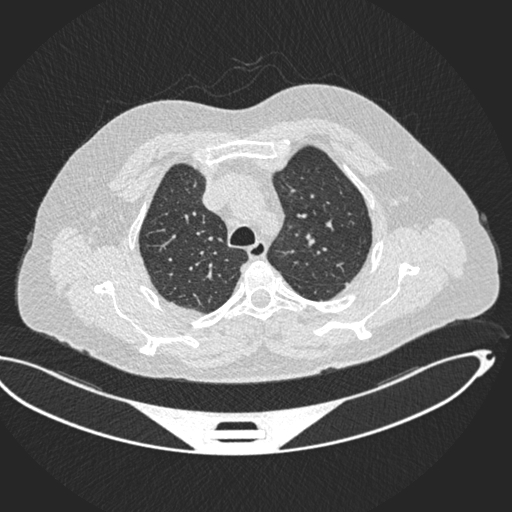
#> input picture datasets/3_image/unprocessed/Training cases/Benign cases/Bengin case (26).jpg, 512 x 512 px; its folder holds 3 pictures in this run
$ jupyter execute --allow-errors Data_Preprocessing_Image.ipynb   (shell and % lines are left out)
#> lines starting #> are read from the running program, lines starting #| are printed output that depends on the picture; pictures that were not available may be replaced by others from this repository, and a replacement may not be noted
# **Data Preprocessing Image Dataset**

This file takes the image dataset for lung cancer and creates several modified versions of the dataset to be used for model training and experiementing

The choice of modifications is based on the analysis, the needs of different models and for experimental reasons

## Necessary Imports

[cell 1]
# Python
import sys
assert sys.version_info >= (3, 5)

# Scikit-Learn
import sklearn
assert sklearn.__version__ >= "0.20"

# Pandas
import pandas as pd

import random

# Other imports
import numpy as np
import os
import cv2

np.random.seed(42)

import matplotlib.pyplot as plt

## Loading in original dataset aad scaling to same size

[cell 2]
ROOT_PATH = os.path.join("..", "datasets", "3_image", "unprocessed", "Training cases")

#Define subfolders and their corresponding labels
folders_with_labels = {
    "Benign cases": "benign",
    "Malignant cases": "malignant",
    "Normal cases": "normal",
}

#Initialize lists to store image data and labels
image_data = []
labels = []

#Iterate through each folder and load image with labels
for folder, label in folders_with_labels.items():
    folder_path = os.path.join(ROOT_PATH, folder)
    for filename in os.listdir(folder_path):
        if filename.endswith(".jpg") or filename.endswith(".png"):
            #Load the image in grayscale
            img_path = os.path.join(folder_path, filename)
            image = cv2.imread(img_path, cv2.IMREAD_GRAYSCALE)
#> image is the input picture: shape (512, 512); min 37, max 255, mean 108.7

            #Store the image and its label
            image_data.append(image)
            labels.append(label)

#Convert to a DataFrame for easy manipulation
image_og_unbalanced = pd.DataFrame({
    "image": image_data,
    "label": labels
})

#Display the first few rows to verify
print(image_og_unbalanced.shape)
#| (5, 2)
print(image_og_unbalanced.head())

#### Scaling images to same pixel width and height

[cell 3]
def count_unique_image_sizes(df, image_column='image'):
    """
    Counts unique image sizes in a DataFrame.

    Parameters:
        df (pd.DataFrame): The DataFrame containing images.
        image_column (str): The name of the column with image data.

    Returns:
        pd.DataFrame: A DataFrame with unique sizes and their counts.
    """
#> called with image_column = 'image'
    #Initialize a list to store image sizes
    image_sizes = []

    #Loop through each image in the specified column
    for image in df[image_column]:
        #Get the shape of the image (height, width)
        height, width = image.shape
        #Append the size as a tuple
        image_sizes.append((height, width))

    #Convert the list to a DataFrame
    size_df = pd.DataFrame(image_sizes, columns=['height', 'width'])

    #Count the unique sizes
    unique_sizes = size_df.value_counts().reset_index(name='count')

    return unique_sizes

#Display dimensions and counts of the images
unique_sizes_df = count_unique_image_sizes(image_og_unbalanced)
print("Unique image sizes and their counts:")
print(unique_sizes_df)

[cell 4]
#Define the target size
target_size = (512, 512)

#Resize each image to the target size
image_og_unbalanced['image'] = image_og_unbalanced['image'].apply(lambda img: cv2.resize(img, target_size, interpolation=cv2.INTER_AREA))

#Display dimensions and counts of the images
unique_sizes_df = count_unique_image_sizes(image_og_unbalanced)
print("Unique image sizes and their counts:")
print(unique_sizes_df)

## Modifying dataset and saving as a file

#### Oversample to balance target class

[cell 5]
image_og_unbalanced['label'].value_counts()

[cell 6]
#Separate each class
normal_class = image_og_unbalanced[image_og_unbalanced['label'] == 'normal']
benign_class = image_og_unbalanced[image_og_unbalanced['label'] == 'benign']
malignant_class = image_og_unbalanced[image_og_unbalanced['label'] == 'malignant']  # Keeping malignant as-is since it's the majority class

#Oversample 'normal' and 'benign' classes to match the 'malignant' count of 561
normal_class_oversampled = normal_class.sample(n=561, replace=True, random_state=42)
benign_class_oversampled = benign_class.sample(n=561, replace=True, random_state=42)

#Combine the oversampled 'normal' and 'benign' instances with the original 'malignant' instances
image_og_balanced = pd.concat([malignant_class, normal_class_oversampled, benign_class_oversampled])

#Shuffle the dataset
image_og_balanced = image_og_balanced.sample(frac=1, random_state=42).reset_index(drop=True)

#Verify the new counts
print(image_og_balanced['label'].value_counts())

The simplest method for oversampling was used - randomly duplicating instances. This is not ideal, however, the target class having equal value distributions could improve performance of certain models.

For all modified datasets both an oversampled (balanced) and unbalanced (original) version will be saved. The versions will be used that are best suited for the concrete machine learning models.

Note: in this case using oversamnpled dataset may lead to differeing results, as the imbalance of the normal class is only 1.3 compared to majority malignant, however, the benign class is heavily imbalanced, a ratio of 4.5. Model may trained on oversampled data may produce overly optimistic results and may not generalise well if oversampled dataset is used.

### 1 - original unmodified image with pixel values between 0 and 255

Save instances from dataframe as jpg images to corresponding folders in datasets, 3_image

[cell 7]
#Define the main folder path where processed images will be saved
base_save_dir = os.path.join("..", "datasets", "3_image", "processed")

#Function to save images into class-based folders
def save_images_by_class(df, base_folder):
#> called with base_folder = '../datasets/3_image/processed/3_og_ub'
    for i, row in df.iterrows():
        image = row['image']
        label = row['label']

        #Create class-specific folder if it doesn't exist
        class_folder = os.path.join(base_folder, label)
        os.makedirs(class_folder, exist_ok=True)

        #Define a filename for each image
        filename = f"{label}_{i}.jpg"
        file_path = os.path.join(class_folder, filename)

        #Check if the file already exists, skip if it does
        if os.path.exists(file_path):
            print(f"File {file_path} already exists. Skipping...")
            continue

        #Save the image as a .jpg file in the class-specific folder
        cv2.imwrite(file_path, image)
#> this loop made 5 passes
#> pass 2, in save_images_by_class, `cv2.imwrite(file_path, image)`:
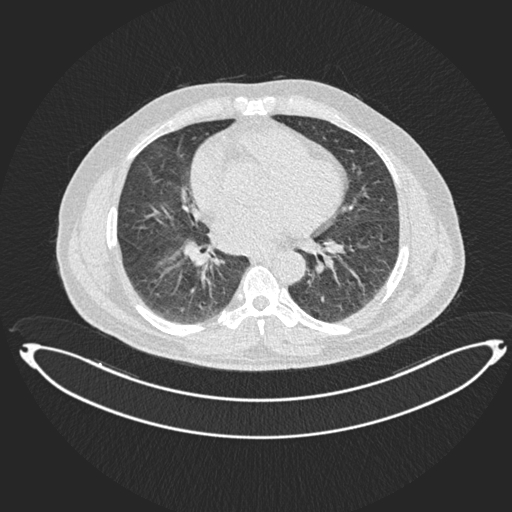
#> saved as benign_1.jpg: shape (512, 512); min 37, max 255, mean 95.4

    print(f"Images saved in {base_folder} according to their classes.")

#Save images for original dataset, both balanced and unbalanced
save_images_by_class(image_og_unbalanced, os.path.join(base_save_dir, "3_og_ub"))
save_images_by_class(image_og_balanced, os.path.join(base_save_dir, "3_og_b"))
#> the loop in save_images_by_class (call 2), `for i, row in df.iterrows():` made 1123 passes
#> pass 2, in save_images_by_class (call 2), `cv2.imwrite(file_path, image)`:
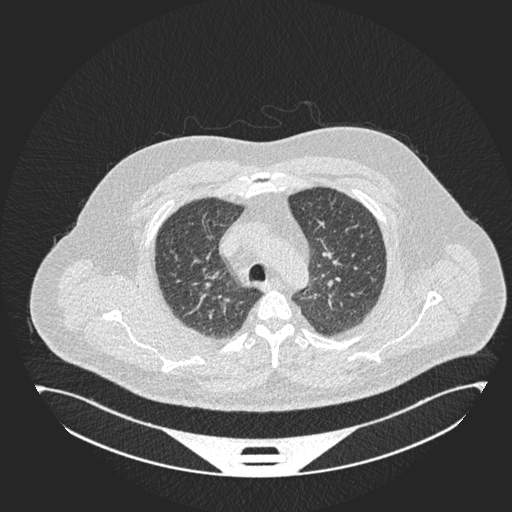
#> saved as benign_1.jpg: shape (512, 512); min 37, max 255, mean 105.6

print("All images have been saved by class.")

### 2 - Focusing on the lung area

As followed from the image dataset analysis, the lung crossection covers different areas in different images and there are different background elements like noise in the background. It could have a positive impact on model performance if the important data from images is as consistent across the canvas area as possible with minimall noise variation. On top of that, it is common practice to normalize pixel values from range [0,255] to a range [0,1], however that will have to be done afte loading e data in for model training, as the dataframe is peing saved in .jpg format

The following function removes background elements along with the ribcage and resizes the resulting lung crossesction to fit the size of the frame

[cell 8]
def isolate_and_resize_lung_area(image, output_size=(512, 512)):
    #Convert to grayscale (if not already)
    gray = cv2.cvtColor(image, cv2.COLOR_BGR2GRAY) if len(image.shape) == 3 else image

    #Apply a threshold to create a binary image
    _, binary = cv2.threshold(gray, 150, 255, cv2.THRESH_BINARY)

    #Remove noise
    kernel = np.ones((5, 5), np.uint8)
    binary = cv2.morphologyEx(binary, cv2.MORPH_CLOSE, kernel)

    #Find contours
    contours, _ = cv2.findContours(binary, cv2.RETR_EXTERNAL, cv2.CHAIN_APPROX_SIMPLE)

    #Filter contours by area and choose the one likely to be the lung
    min_area = 10000
    max_area = 500000
    lung_contours = [c for c in contours if min_area < cv2.contourArea(c) < max_area]
    largest_contour = max(lung_contours, key=cv2.contourArea) if lung_contours else None

    #Create a mask with the largest contour filled in, if found
    lung_mask = np.zeros_like(binary)
    if largest_contour is not None:
        cv2.drawContours(lung_mask, [largest_contour], -1, 255, thickness=cv2.FILLED)

    #Remove nearby edges like the rib cage
    erosion_kernel = np.ones((3, 3), np.uint8)
    lung_mask = cv2.erode(lung_mask, erosion_kernel, iterations=1)

    #Apply the mask to the original grayscale image to keep only the lung area
    isolated_lung = cv2.bitwise_and(gray, gray, mask=lung_mask)

    #Find the bounding box of the lung area
    x, y, w, h = cv2.boundingRect(largest_contour)

    #Crop the lung area based on the bounding box
    cropped_lung = isolated_lung[y:y+h, x:x+w]

    #Resize the cropped lung area
    resized_lung = cv2.resize(cropped_lung, output_size, interpolation=cv2.INTER_AREA)

    return resized_lung

Next, this fucntion is applied to every instance of the image column in the original dataframes

[cell 9]
#Function to apply to each image
def process_images_in_dataframe(df):
    processed_images = []
    labels = []

    for idx, row in df.iterrows():
        #Extract the image and label
        image = row['image']
        label = row['label']

        #Process the image
        processed_image = isolate_and_resize_lung_area(image)

        #Append the processed image and label to lists
        processed_images.append(processed_image)
        labels.append(label)

    #Create a new DataFrame with processed images and labels
    focused_df = pd.DataFrame({'image': processed_images, 'label': labels})

    return focused_df

#Apply the function to the original unbalanced and balanced dataseta
image_focused_unbalanced = process_images_in_dataframe(image_og_unbalanced)
image_focused_balanced = process_images_in_dataframe(image_og_balanced)

# Check value counts
#image_focused_unbalanced['label'].value_counts()
#image_focused_balanced["label"].value_counts()

The following portion of code demonstrates the result of the transformation by dislaying the original and focused images side by side

[cell 10]
#Total number of images in the dataset
num_images = 1096

#Randomly select an index
random_index = random.randint(0, num_images - 1)

#Get the original and processed images along with the label
#> (the rest of this cell did not finish here and is left out)

Next, save the focused images to corsponding folders

[cell 11]
#Save images for focused dataset, both balanced and unbalanced
save_images_by_class(image_focused_unbalanced, os.path.join(base_save_dir, "3_foc_ub"))
#> the loop in save_images_by_class (call 3), `for i, row in df.iterrows():` made 5 passes
#> pass 1, in save_images_by_class (call 3), `cv2.imwrite(file_path, image)`:
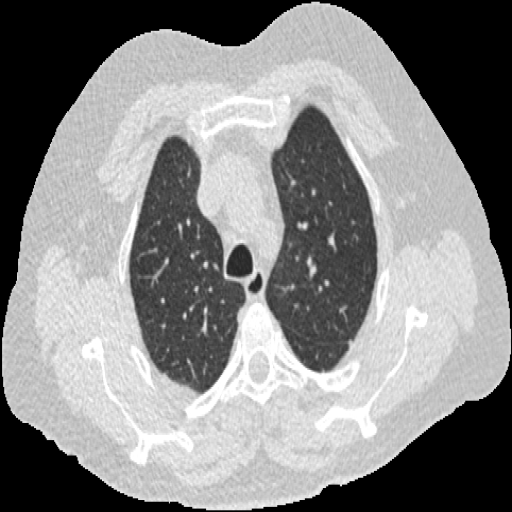
#> saved as benign_0.jpg: shape (512, 512); min 0, max 255, mean 134.8
#> pass 2, in save_images_by_class (call 3), `cv2.imwrite(file_path, image)`:
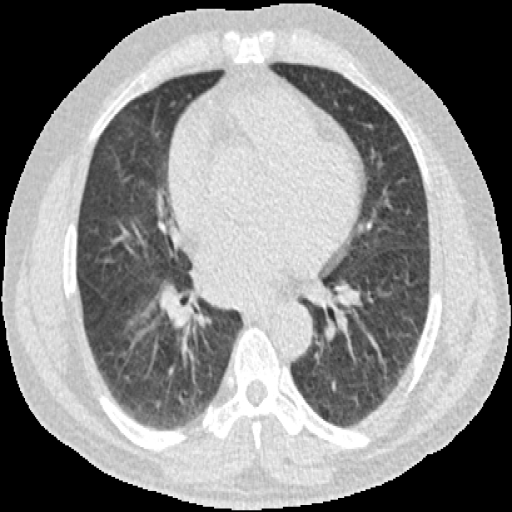
#> saved as benign_1.jpg: shape (512, 512); min 0, max 255, mean 138.3
save_images_by_class(image_focused_balanced, os.path.join(base_save_dir, "3_foc_b"))
#> the loop in save_images_by_class (call 4), `for i, row in df.iterrows():` made 1123 passes
#> pass 2, in save_images_by_class (call 4), `cv2.imwrite(file_path, image)`:
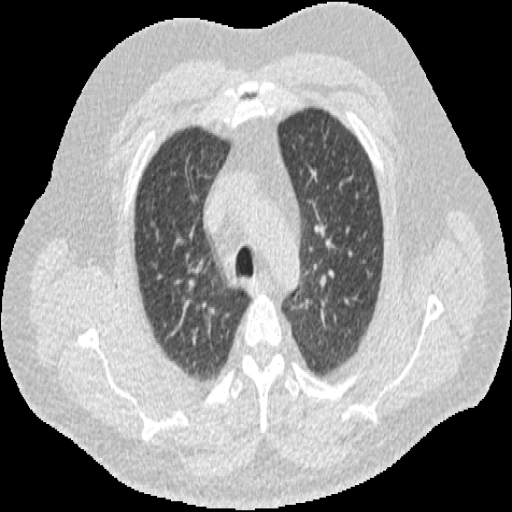
#> saved as benign_1.jpg: shape (512, 512); min 0, max 255, mean 140.5

print("All images have been saved by class.")

#### 3 - Edge detection on the focused dataframe

Edge detection was explored in data analysis and is applied to the focused images in this section.

It highlights the edges and is a form of feature extraction. It will be interesting to see how using this variation will affect model performance.

[cell 12]
#Function to apply Canny edge detection to images
def apply_edge_detection_inplace(df):
    for i in range(len(df)):
        #Apply Canny edge detection on the image and replace the original image
        edges = cv2.Canny((df.at[i, 'image'] * 255).astype('uint8'), 100, 200)
        df.at[i, 'image'] = edges  #Replace the original image with the edge-detected version

    return df

#Apply edge detection in-place to both balanced and unbalanced focused datasets
image_edges_balanced = apply_edge_detection_inplace(image_focused_balanced)
image_edges_unbalanced = apply_edge_detection_inplace(image_focused_unbalanced)


#Function to display edge detection samples for each class
def display_edge_detection_samples(df):
    class_edge_images = {}
    for label in df['label'].unique():
        #Select a random edge-detected image for each class
        sample_edge_image = df[df['label'] == label].sample(1)['image'].values[0]
        class_edge_images[label] = sample_edge_image

    #Display edge-detected images
    plt.figure(figsize=(15, 5))
    for i, (label, edge_image) in enumerate(class_edge_images.items()):
        plt.subplot(1, len(class_edge_images), i + 1)
        plt.imshow(edge_image, cmap='gray')
        plt.title(f"Edges: {label}")
        plt.axis('off')
    plt.show()
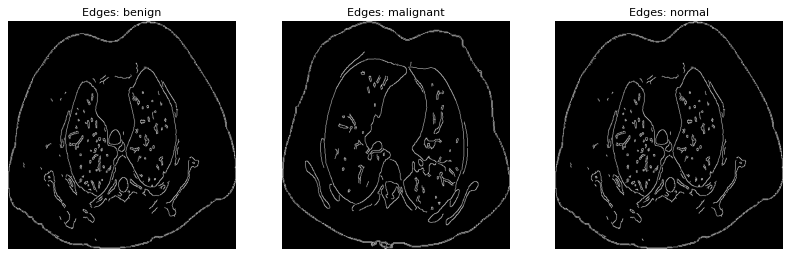
#> figure drawn by matplotlib, 3 panels

[cell 13]
#Display edge detection samples from the balanced dataset
display_edge_detection_samples(image_edges_unbalanced)

For most images the edge detection results in well defined and clear edges, but for some cases in normal ad beningn classes, the resulting image devolves into a pattern of noise. This imperfection will be left in the dataset, as conditions in real life arent perfect and no dataset is perfect either.

Although, in oher scnarious, outlier results can be filtered out based on pixel intensity or the detctionlgorithm can be tweaked to attempt a more consistent detection.

Next, save the variation with edge detection to file

[cell 14]
#Save images for edge detected dataset, both balanced and unbalanced
save_images_by_class(image_edges_unbalanced, os.path.join(base_save_dir, "3_ed_ub"))
#> the loop in save_images_by_class (call 5), `for i, row in df.iterrows():` made 5 passes
#> pass 1, in save_images_by_class (call 5), `cv2.imwrite(file_path, image)`:
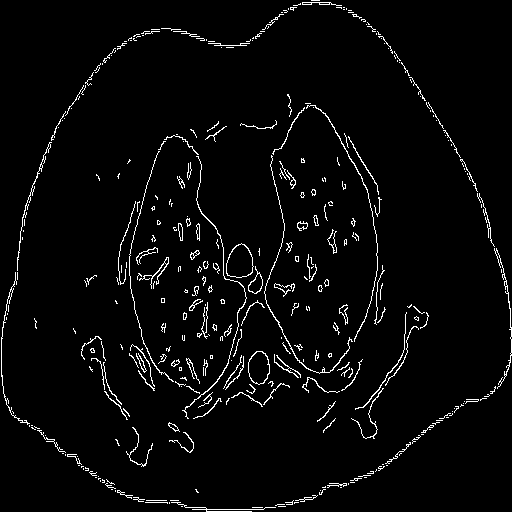
#> saved as benign_0.jpg: shape (512, 512); 3.3% white in thin lines or dots
#> pass 2, in save_images_by_class (call 5), `cv2.imwrite(file_path, image)`:
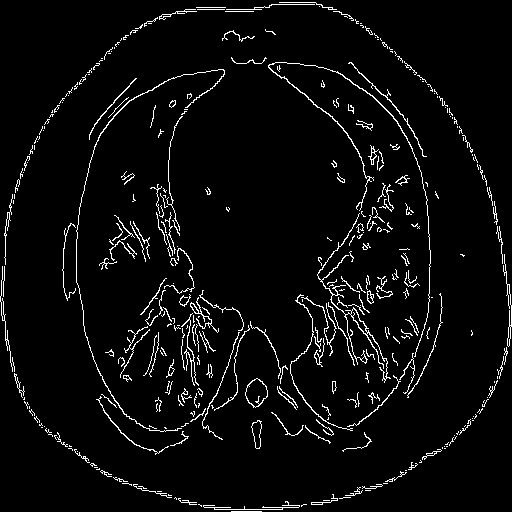
#> saved as benign_1.jpg: shape (512, 512); 4.3% white in thin lines or dots
save_images_by_class(image_edges_balanced, os.path.join(base_save_dir, "3_ed_b"))
#> the loop in save_images_by_class (call 6), `for i, row in df.iterrows():` made 1123 passes
#> pass 2, in save_images_by_class (call 6), `cv2.imwrite(file_path, image)`:
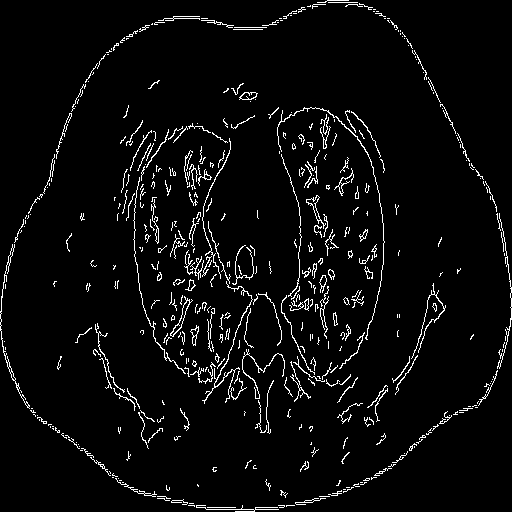
#> saved as benign_1.jpg: shape (512, 512); 4.2% white in thin lines or dots
